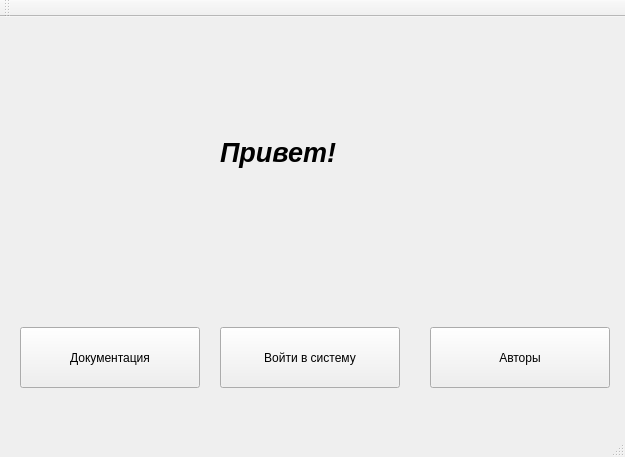
<?xml version="1.0" encoding="UTF-8"?>
<ui version="4.0">
 <class>MainWindow</class>
 <widget class="QMainWindow" name="MainWindow">
  <property name="geometry">
   <rect>
    <x>0</x>
    <y>0</y>
    <width>625</width>
    <height>457</height>
   </rect>
  </property>
  <property name="windowTitle">
   <string>MainWindow</string>
  </property>
  <widget class="QWidget" name="centralWidget">
   <widget class="QLabel" name="image">
    <property name="geometry">
     <rect>
      <x>220</x>
      <y>90</y>
      <width>171</width>
      <height>91</height>
     </rect>
    </property>
    <property name="font">
     <font>
      <pointsize>20</pointsize>
      <italic>true</italic>
      <bold>true</bold>
     </font>
    </property>
    <property name="text">
     <string>Привет!</string>
    </property>
   </widget>
   <widget class="QPushButton" name="DocButton">
    <property name="geometry">
     <rect>
      <x>20</x>
      <y>310</y>
      <width>180</width>
      <height>61</height>
     </rect>
    </property>
    <property name="text">
     <string>Документация</string>
    </property>
   </widget>
   <widget class="QPushButton" name="InfAuthorButton">
    <property name="geometry">
     <rect>
      <x>430</x>
      <y>310</y>
      <width>180</width>
      <height>61</height>
     </rect>
    </property>
    <property name="text">
     <string>Авторы</string>
    </property>
   </widget>
   <widget class="QPushButton" name="authFormButton">
    <property name="geometry">
     <rect>
      <x>220</x>
      <y>310</y>
      <width>180</width>
      <height>61</height>
     </rect>
    </property>
    <property name="text">
     <string>Войти в систему</string>
    </property>
   </widget>
  </widget>
  <widget class="QMenuBar" name="menuBar">
   <property name="geometry">
    <rect>
     <x>0</x>
     <y>0</y>
     <width>625</width>
     <height>26</height>
    </rect>
   </property>
  </widget>
  <widget class="QToolBar" name="mainToolBar">
   <attribute name="toolBarArea">
    <enum>TopToolBarArea</enum>
   </attribute>
   <attribute name="toolBarBreak">
    <bool>false</bool>
   </attribute>
  </widget>
  <widget class="QStatusBar" name="statusBar"/>
 </widget>
 <layoutdefault spacing="6" margin="11"/>
 <resources/>
 <connections/>
</ui>
